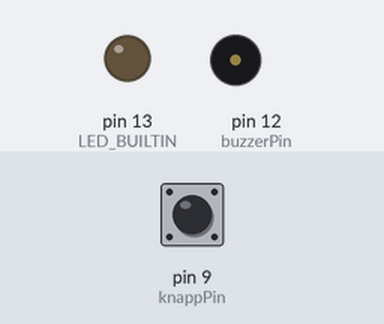
Bench run of a sketch on a simulated Arduino Uno, built with avr-gcc and run on an emulated ATmega328P. On the bench: output pins drawn as LEDs (lit = HIGH), buzzer (waves = sounding, pin HIGH). The test bench sets the inputs (shaded band); at power-on: pin 9 (knappPin) HIGH.

Above: at 1.2 s.
1.3 s: pin 9 (knappPin) pulled LOW for 0.15 s
At 1.7 s:
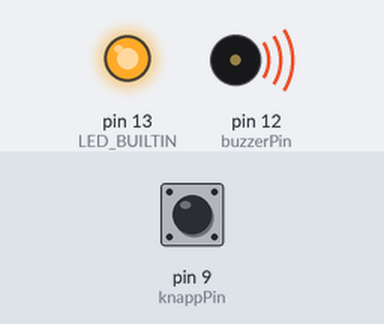
2.9 s: pin 9 (knappPin) pulled LOW for 1 s
At 4.3 s:
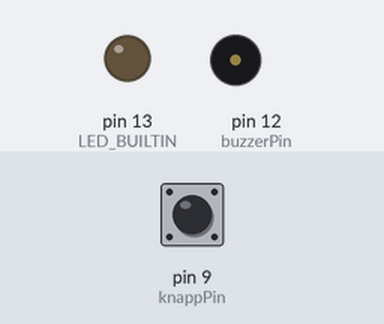
5.4 s: pin 9 (knappPin) pulled LOW for 3.2 s
At 6.4 s:
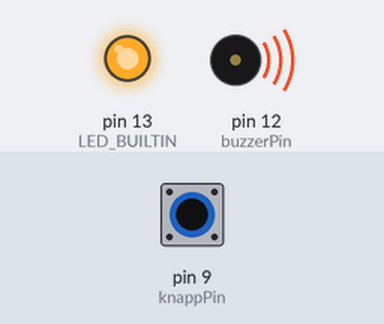
Timing chart, 0 to 8.4 s (numbered marks = the images above; inputs shaded):
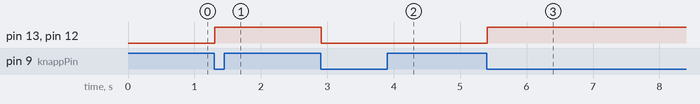

Measured:
- after the input at 1.3 s, pin 13 (LED_BUILTIN), pin 12 (buzzerPin): LOW → HIGH at once
- after the input at 2.9 s, pin 13 (LED_BUILTIN), pin 12 (buzzerPin): HIGH → LOW at once
- after the input at 5.4 s, pin 13 (LED_BUILTIN), pin 12 (buzzerPin): LOW → HIGH at once

The sketch:

larm-toggle.ino
```cpp
// Larm-toggle — Arduino-kursen, Träff 3
// Tryck = växla larmet av/på. Buzzern tjuter när larmet är på.
// Flank-detektion: vi reagerar bara på övergången HIGH → LOW,
// inte på att knappen "är" nere — annars skulle larmet flimra
// på och av många gånger per sekund så länge knappen hålls intryckt.
//
// Hårdvara: knapp → D9 + GND (INPUT_PULLUP).
//           active buzzer +ben → D12, −ben → GND.

const int knappPin  = 9;
const int buzzerPin = 12;

bool larmPaslaget = false;
int  lastState    = HIGH;

void setup() {
  pinMode(knappPin, INPUT_PULLUP);
  pinMode(buzzerPin, OUTPUT);
  pinMode(LED_BUILTIN, OUTPUT);
}

void loop() {
  int state = digitalRead(knappPin);

  if (state == LOW && lastState == HIGH) {
    // fallande flank → toggla larmet
    larmPaslaget = !larmPaslaget;
  }

  // Spegla larmtillståndet på både buzzern och inbyggda LED:en
  digitalWrite(buzzerPin,   larmPaslaget ? HIGH : LOW);
  digitalWrite(LED_BUILTIN, larmPaslaget ? HIGH : LOW);

  lastState = state;
  delay(10);   // enkel debounce
}
```
